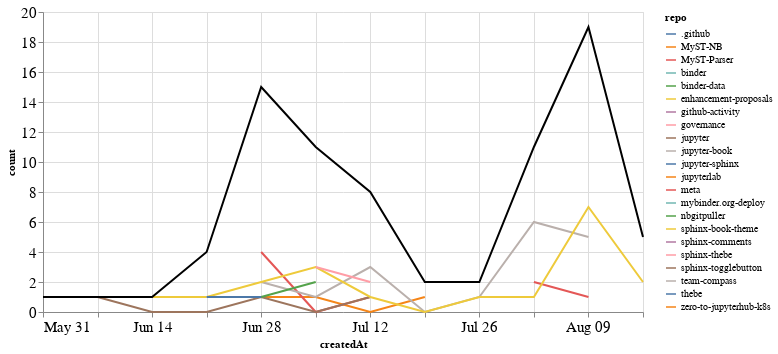

The cell this chart's notebook holds for it:
### Markdown cell above
## PRs

### Code cell
prs_time = prs.groupby('repo').resample('W', on='createdAt').count()['author'].reset_index()
prs_time = prs_time.rename(columns={'author': 'count'})
prs_time_total = prs_time.groupby('createdAt').agg({"count": "sum"}).reset_index()

ch1 = alt.Chart(prs_time, width=600).mark_line().encode(
    x='createdAt',
    y='count',
    color='repo',
    tooltip="repo"
)

ch2 = alt.Chart(prs_time_total, width=600).mark_line(color="black").encode(
    x='createdAt',
    y='count',
)

ch1 + ch2

### Figure 1 — Vega-Lite specification as saved in the notebook (floating-point values rounded to 4 significant figures)
{"config": {"axisLeft": {"labelFontSize": 15}, "axisBottom": {"labelFontSize": 15}}, "layer": [{"data": {"name": "data-ae539da4501135b0fdc5fc0b8a1a90c2"}, "mark": "line", "encoding": {"color": {"type": "nominal", "field": "repo"}, "tooltip": {"type": "nominal", "field": "repo"}, "x": {"type": "temporal", "field": "createdAt"}, "y": {"type": "quantitative", "field": "count"}}, "width": 600}, {"data": {"name": "data-91ea8d36c5825480469c9a27d1df9f1e"}, "mark": {"type": "line", "color": "black"}, "encoding": {"x": {"type": "temporal", "field": "createdAt"}, "y": {"type": "quantitative", "field": "count"}}, "width": 600}], "$schema": "https://vega.github.io/schema/vega-lite/v4.8.1.json", "datasets": {"data-ae539da4501135b0fdc5fc0b8a1a90c2": [{"repo": ".github", "createdAt": "2020-08-02T00:00:00", "count": 2}, {"repo": "MyST-NB", "createdAt": "2020-06-28T00:00:00", "count": 1}, {"repo": "MyST-NB", "createdAt": "2020-07-05T00:00:00", "count": 1}, {"repo": "MyST-NB", "createdAt": "2020-07-12T00:00:00", "count": 0}, {"repo": "MyST-NB", "createdAt": "2020-07-19T00:00:00", "count": 1}, {"repo": "MyST-Parser", "createdAt": "2020-06-28T00:00:00", "count": 4}, {"repo": "MyST-Parser", "createdAt": "2020-07-05T00:00:00", "count": 0}, {"repo": "MyST-Parser", "createdAt": "2020-07-12T00:00:00", "count": 1}, {"repo": "binder", "createdAt": "2020-06-28T00:00:00", "count": 1}, {"repo": "binder-data", "createdAt": "2020-06-21T00:00:00", "count": 1}, {"repo": "enhancement-proposals", "createdAt": "2020-06-14T00:00:00", "count": 1}, {"repo": "enhancement-proposals", "createdAt": "2020-06-21T00:00:00", "count": 1}, {"repo": "github-activity", "createdAt": "2020-08-09T00:00:00", "count": 2}, {"repo": "governance", "createdAt": "2020-05-31T00:00:00", "count": 1}, {"repo": "jupyter", "createdAt": "2020-06-07T00:00:00", "count": 1}, {"repo": "jupyter", "createdAt": "2020-06-14T00:00:00", "count": 0}, {"repo": "jupyter", "createdAt": "2020-06-21T00:00:00", "count": 0}, {"repo": "jupyter", "createdAt": "2020-06-28T00:00:00", "count": 1}, {"repo": "jupyter", "createdAt": "2020-07-05T00:00:00", "count": 0}, {"repo": "jupyter", "createdAt": "2020-07-12T00:00:00", "count": 1}, {"repo": "jupyter-book", "createdAt": "2020-06-28T00:00:00", "count": 2}, {"repo": "jupyter-book", "createdAt": "2020-07-05T00:00:00", "count": 1}, {"repo": "jupyter-book", "createdAt": "2020-07-12T00:00:00", "count": 3}, {"repo": "jupyter-book", "createdAt": "2020-07-19T00:00:00", "count": 0}, {"repo": "jupyter-book", "createdAt": "2020-07-26T00:00:00", "count": 1}, {"repo": "jupyter-book", "createdAt": "2020-08-02T00:00:00", "count": 6}, {"repo": "jupyter-book", "createdAt": "2020-08-09T00:00:00", "count": 5}, {"repo": "jupyter-sphinx", "createdAt": "2020-06-28T00:00:00", "count": 1}, {"repo": "jupyterlab", "createdAt": "2020-08-09T00:00:00", "count": 1}, {"repo": "meta", "createdAt": "2020-08-02T00:00:00", "count": 2}, {"repo": "meta", "createdAt": "2020-08-09T00:00:00", "count": 1}, {"repo": "mybinder.org-deploy", "createdAt": "2020-07-19T00:00:00", "count": 1}, {"repo": "nbgitpuller", "createdAt": "2020-06-28T00:00:00", "count": 1}, {"repo": "nbgitpuller", "createdAt": "2020-07-05T00:00:00", "count": 2}, {"repo": "sphinx-book-theme", "createdAt": "2020-06-21T00:00:00", "count": 1}, {"repo": "sphinx-book-theme", "createdAt": "2020-06-28T00:00:00", "count": 2}, {"repo": "sphinx-book-theme", "createdAt": "2020-07-05T00:00:00", "count": 3}, {"repo": "sphinx-book-theme", "createdAt": "2020-07-12T00:00:00", "count": 1}, {"repo": "sphinx-book-theme", "createdAt": "2020-07-19T00:00:00", "count": 0}, {"repo": "sphinx-book-theme", "createdAt": "2020-07-26T00:00:00", "count": 1}, {"repo": "sphinx-book-theme", "createdAt": "2020-08-02T00:00:00", "count": 1}, {"repo": "sphinx-book-theme", "createdAt": "2020-08-09T00:00:00", "count": 7}, {"repo": "sphinx-book-theme", "createdAt": "2020-08-16T00:00:00", "count": 2}, {"repo": "sphinx-comments", "createdAt": "2020-08-16T00:00:00", "count": 3}, {"repo": "sphinx-thebe", "createdAt": "2020-07-05T00:00:00", "count": 3}, {"repo": "sphinx-thebe", "createdAt": "2020-07-12T00:00:00", "count": 2}, {"repo": "sphinx-togglebutton", "createdAt": "2020-08-09T00:00:00", "count": 3}, {"repo": "team-compass", "createdAt": "2020-06-28T00:00:00", "count": 1}, {"repo": "thebe", "createdAt": "2020-06-21T00:00:00", "count": 1}, {"repo": "thebe", "createdAt": "2020-06-28T00:00:00", "count": 1}, {"repo": "zero-to-jupyterhub-k8s", "createdAt": "2020-07-05T00:00:00", "count": 1}], "data-91ea8d36c5825480469c9a27d1df9f1e": [{"createdAt": "2020-05-31T00:00:00", "count": 1}, {"createdAt": "2020-06-07T00:00:00", "count": 1}, {"createdAt": "2020-06-14T00:00:00", "count": 1}, {"createdAt": "2020-06-21T00:00:00", "count": 4}, {"createdAt": "2020-06-28T00:00:00", "count": 15}, {"createdAt": "2020-07-05T00:00:00", "count": 11}, {"createdAt": "2020-07-12T00:00:00", "count": 8}, {"createdAt": "2020-07-19T00:00:00", "count": 2}, {"createdAt": "2020-07-26T00:00:00", "count": 2}, {"createdAt": "2020-08-02T00:00:00", "count": 11}, {"createdAt": "2020-08-09T00:00:00", "count": 19}, {"createdAt": "2020-08-16T00:00:00", "count": 5}]}}
